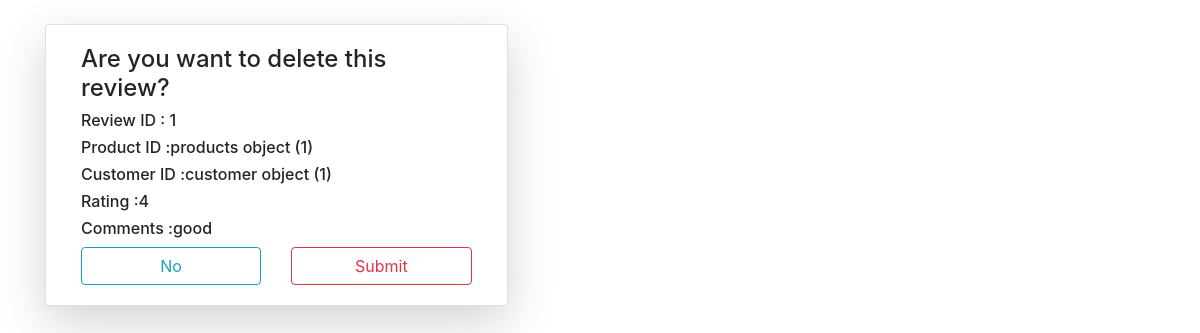
Page /rdel/1 on the committed database.
### retail/models.py (models this page shows)
class review(models.Model):
	reviewid=models.IntegerField(primary_key=True)
	productid=models.ForeignKey(products,on_delete=models.CASCADE)
	customerid=models.ForeignKey(customer,on_delete=models.CASCADE)
	rating=models.IntegerField()
	text=models.CharField(max_length=255)

class products(models.Model):
	productid=models.IntegerField(primary_key=True)
	productname=models.CharField(max_length=255)
	productdescription=models.CharField(max_length=255)
	productprice=models.DecimalField(max_digits=10,decimal_places=2)
	productimage=models.ImageField(upload_to='images/')

class customer(models.Model):
	customerid=models.IntegerField(primary_key=True)
	customername=models.CharField(max_length=255)
	customeremail=models.CharField(max_length=255)
	customeraddress=models.CharField(max_length=255)

### retail/views.py (the view)
# urls.py: path('rdel/<int:p>',views.reviewdel,name="reviewdel")
def reviewdel(request,p):
	n = review.objects.get(reviewid=p)
	if request.method == "POST":
		n.delete()
		return redirect('reviewlist')
	return render(request,'tnr/reviewdel.html',{'z':n})

### retail/templates/tnr/reviewdel.html (shortened to what this page needs)
{% load static %}
<!DOCTYPE html>
<html>
<head>
	<link rel="stylesheet" type="text/css" href="{% static 'css/bootstrap.min.css' %}">
</head>
<body>
	<div class="container mt-4">
		<div class="card col-md-5 ma-auto shadow-lg">
			<div class="card-body">
				<h4>Are you want to delete this review?</h4>
				<h6>Review ID : {{z.reviewid}}</h6>
				<h6>Product ID  :{{z.productid}}</h6>
				<h6>Customer ID :{{z.customerid}}</h6>
				<h6>Rating :{{z.rating}}</h6>
				<h6>Comments :{{z.text}}</h6>
				<form method="post">
					<div class="row">
						<div class="col">
							<a href="{% url 'reviewlist' %}" class="form-control btn btn-outline-info">No</a>
						</div>
						<div class="col">
							<input type="submit" valu="Yes" class="btn btn-outline-danger form-control">
						</div>
					</div>
				</form>
			</div>
		</div>
	</div>
</body>
</html>

### rows in the picture
review: reviewid "1", productid "products object (1)", customerid "customer object (1)", rating "4", text "good"
